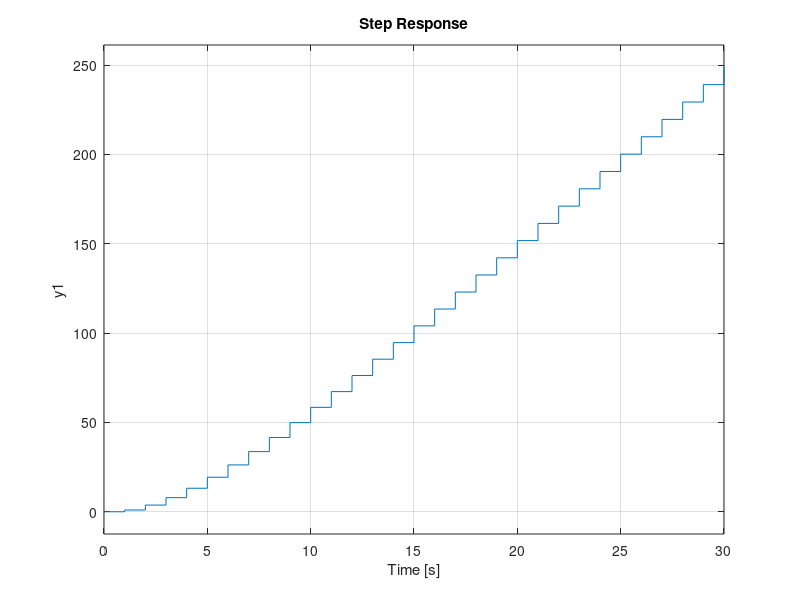
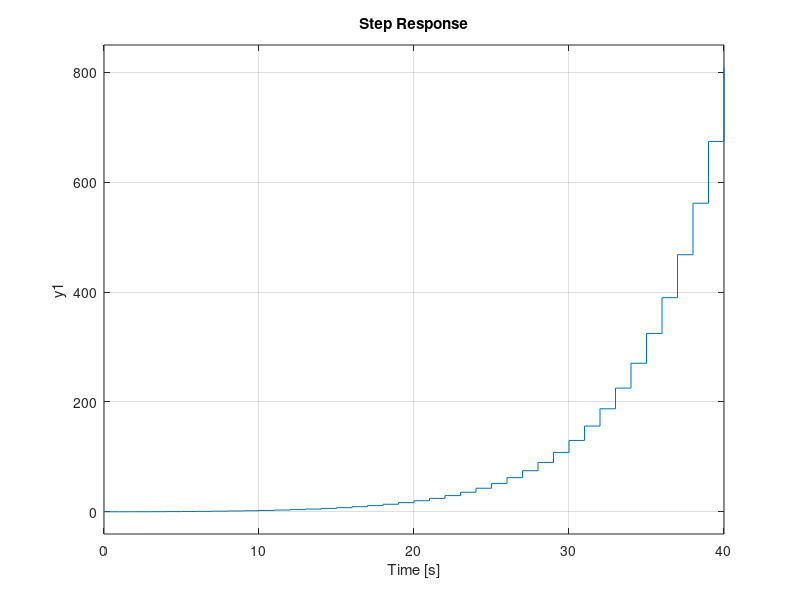
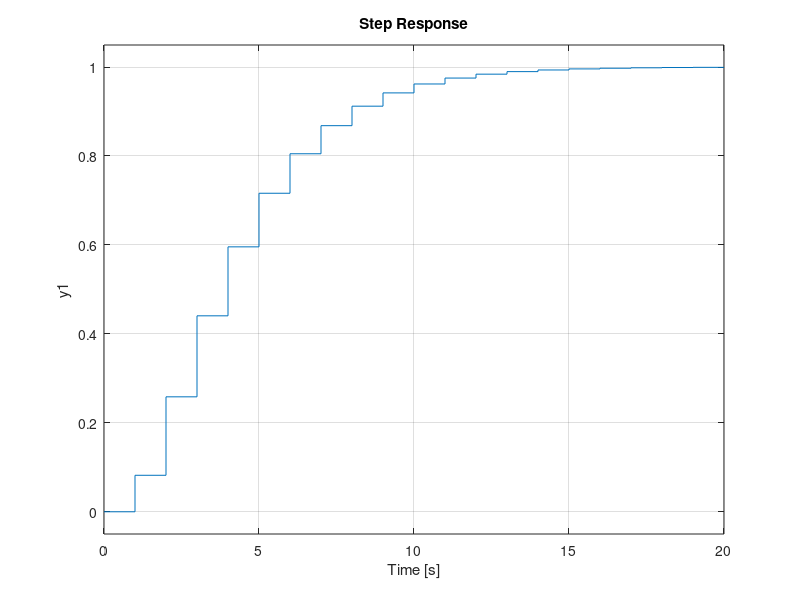
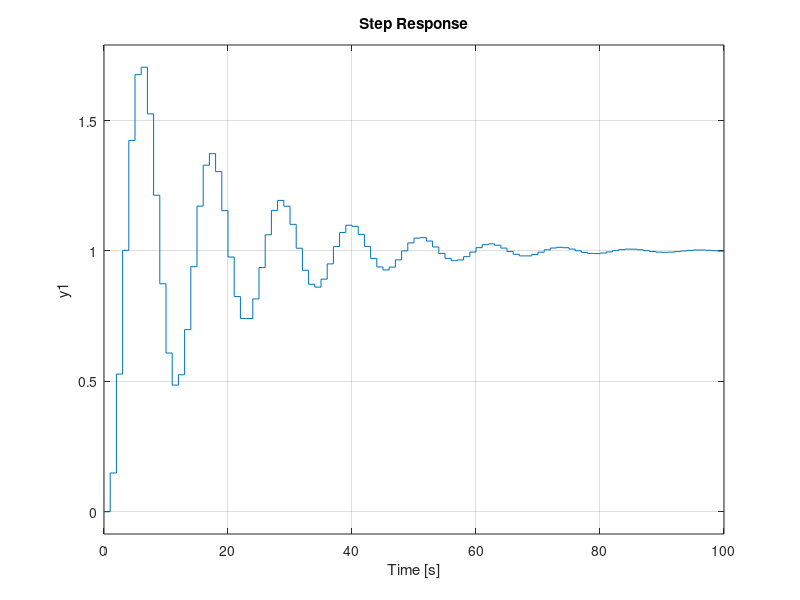

Here is the MATLAB script that generated these plots, in order:
%% MR2007 fall 19
% Generate step plots

zero = -0.95;
poles = [1, 0.8,
    0.8, 1.2,
    0.6, 0.6,
    0.8 + 0.5*1j , 0.8-0.5*1j,
    0.8 + 0.2*1j, 0.8-0.2*1j];


tvec = (0:1:40)';
ys = zeros(length(tvec), 5);
for i=1:size(poles,1)
    p = poles(i,:);
    G = zpk(zero, p, 1, 1);
    dcg = dcgain(G);
    if ~isinf(dcg)
        G = G/abs(dcg);
    end
    G
    figure(i)
    clf
    subplot(121)
    pzmap(G)
    subplot(122)
    step(G)
    [ys(:,i), t] = step(G, tvec);
end

fname = 'pole-placement-exercise-step-plot-fall19.dta';
dlmwrite(fname, cat(2, t, ys));
